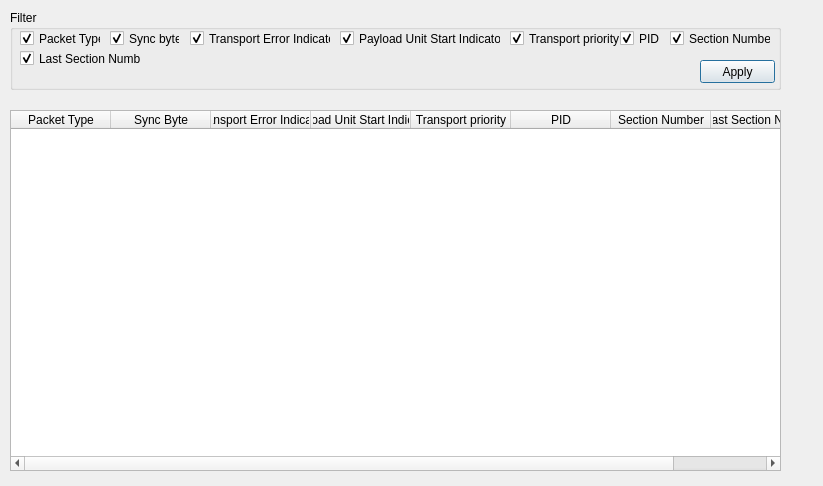
<?xml version="1.0" encoding="UTF-8"?>
<ui version="4.0">
 <class>dialogpacketlist</class>
 <widget class="QDialog" name="dialogpacketlist">
  <property name="geometry">
   <rect>
    <x>0</x>
    <y>0</y>
    <width>823</width>
    <height>486</height>
   </rect>
  </property>
  <property name="windowTitle">
   <string>Dialog</string>
  </property>
  <widget class="QTableWidget" name="table_packet">
   <property name="geometry">
    <rect>
     <x>10</x>
     <y>110</y>
     <width>771</width>
     <height>361</height>
    </rect>
   </property>
   <property name="horizontalScrollBarPolicy">
    <enum>Qt::ScrollBarAsNeeded</enum>
   </property>
   <property name="sizeAdjustPolicy">
    <enum>QAbstractScrollArea::AdjustIgnored</enum>
   </property>
   <property name="editTriggers">
    <set>QAbstractItemView::NoEditTriggers</set>
   </property>
   <column>
    <property name="text">
     <string>Packet Type</string>
    </property>
   </column>
   <column>
    <property name="text">
     <string>Sync Byte</string>
    </property>
   </column>
   <column>
    <property name="text">
     <string>Transport Error Indicator</string>
    </property>
   </column>
   <column>
    <property name="text">
     <string>Payload Unit Start Indicator</string>
    </property>
   </column>
   <column>
    <property name="text">
     <string>Transport priority</string>
    </property>
   </column>
   <column>
    <property name="text">
     <string>PID</string>
    </property>
   </column>
   <column>
    <property name="text">
     <string>Section Number</string>
    </property>
   </column>
   <column>
    <property name="text">
     <string>Last Section Number</string>
    </property>
   </column>
  </widget>
  <widget class="QGroupBox" name="groupBox">
   <property name="geometry">
    <rect>
     <x>10</x>
     <y>10</y>
     <width>771</width>
     <height>80</height>
    </rect>
   </property>
   <property name="title">
    <string>Filter</string>
   </property>
   <widget class="QCheckBox" name="checkBox_5">
    <property name="geometry">
     <rect>
      <x>500</x>
      <y>20</y>
      <width>111</width>
      <height>17</height>
     </rect>
    </property>
    <property name="text">
     <string>Transport priority</string>
    </property>
    <property name="checked">
     <bool>true</bool>
    </property>
   </widget>
   <widget class="QCheckBox" name="checkBox_6">
    <property name="geometry">
     <rect>
      <x>610</x>
      <y>20</y>
      <width>70</width>
      <height>17</height>
     </rect>
    </property>
    <property name="text">
     <string>PID</string>
    </property>
    <property name="checked">
     <bool>true</bool>
    </property>
   </widget>
   <widget class="QCheckBox" name="checkBox_1">
    <property name="geometry">
     <rect>
      <x>10</x>
      <y>20</y>
      <width>81</width>
      <height>17</height>
     </rect>
    </property>
    <property name="text">
     <string>Packet Type</string>
    </property>
    <property name="checked">
     <bool>true</bool>
    </property>
   </widget>
   <widget class="QCheckBox" name="checkBox_8">
    <property name="geometry">
     <rect>
      <x>10</x>
      <y>40</y>
      <width>121</width>
      <height>17</height>
     </rect>
    </property>
    <property name="text">
     <string>Last Section Number</string>
    </property>
    <property name="checked">
     <bool>true</bool>
    </property>
   </widget>
   <widget class="QCheckBox" name="checkBox_7">
    <property name="geometry">
     <rect>
      <x>660</x>
      <y>20</y>
      <width>101</width>
      <height>17</height>
     </rect>
    </property>
    <property name="text">
     <string>Section Number</string>
    </property>
    <property name="checked">
     <bool>true</bool>
    </property>
   </widget>
   <widget class="QCheckBox" name="checkBox_3">
    <property name="geometry">
     <rect>
      <x>180</x>
      <y>20</y>
      <width>141</width>
      <height>17</height>
     </rect>
    </property>
    <property name="text">
     <string>Transport Error Indicator</string>
    </property>
    <property name="checked">
     <bool>true</bool>
    </property>
   </widget>
   <widget class="QCheckBox" name="checkBox_4">
    <property name="geometry">
     <rect>
      <x>330</x>
      <y>20</y>
      <width>161</width>
      <height>17</height>
     </rect>
    </property>
    <property name="text">
     <string>Payload Unit Start Indicator</string>
    </property>
    <property name="checked">
     <bool>true</bool>
    </property>
   </widget>
   <widget class="QCheckBox" name="checkBox_2">
    <property name="geometry">
     <rect>
      <x>100</x>
      <y>20</y>
      <width>70</width>
      <height>17</height>
     </rect>
    </property>
    <property name="text">
     <string>Sync byte</string>
    </property>
    <property name="checked">
     <bool>true</bool>
    </property>
   </widget>
   <widget class="QPushButton" name="button_apply">
    <property name="geometry">
     <rect>
      <x>690</x>
      <y>50</y>
      <width>75</width>
      <height>23</height>
     </rect>
    </property>
    <property name="text">
     <string>Apply</string>
    </property>
   </widget>
  </widget>
 </widget>
 <resources/>
 <connections/>
</ui>
